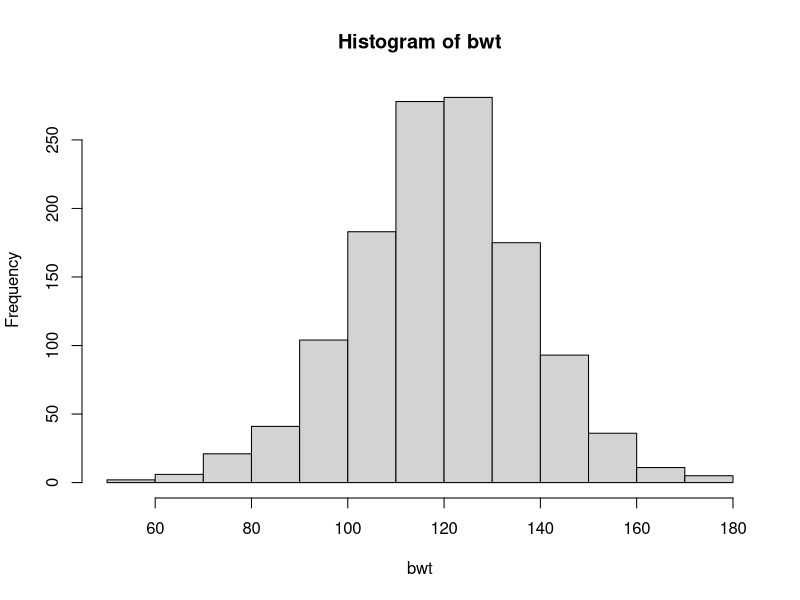
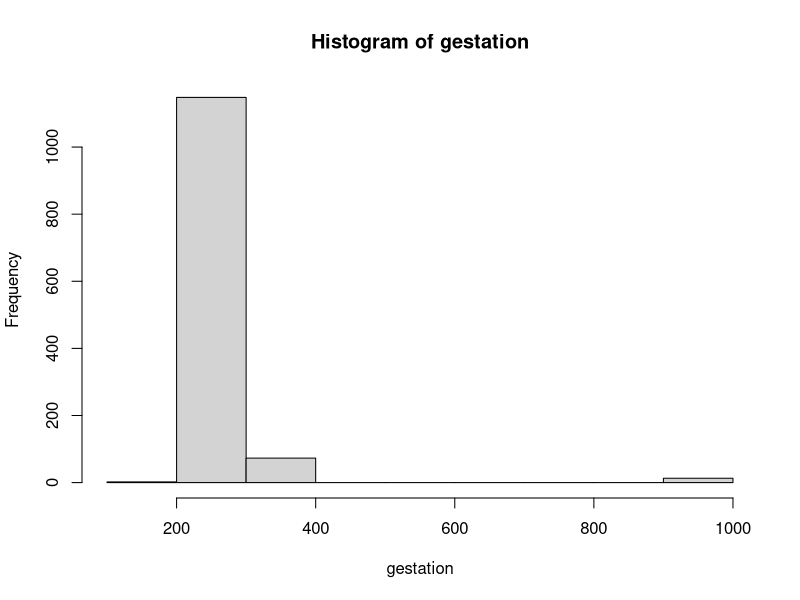
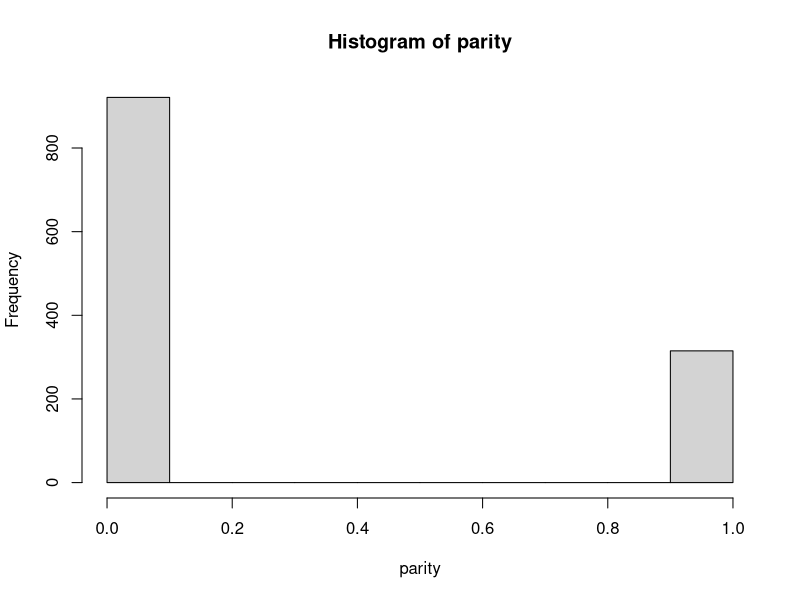
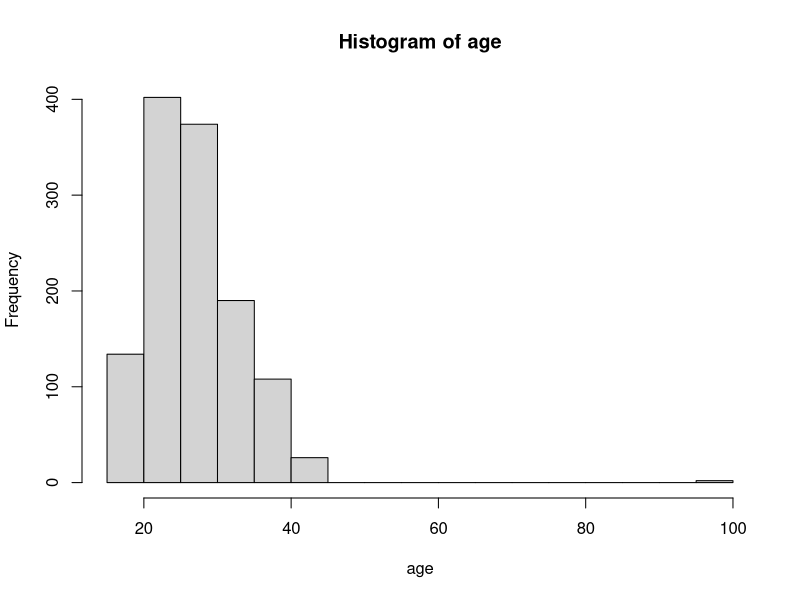
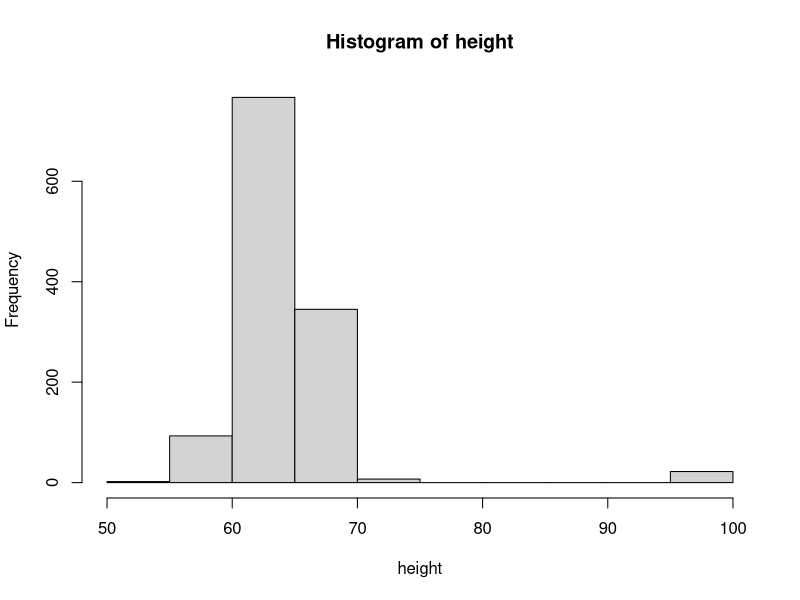
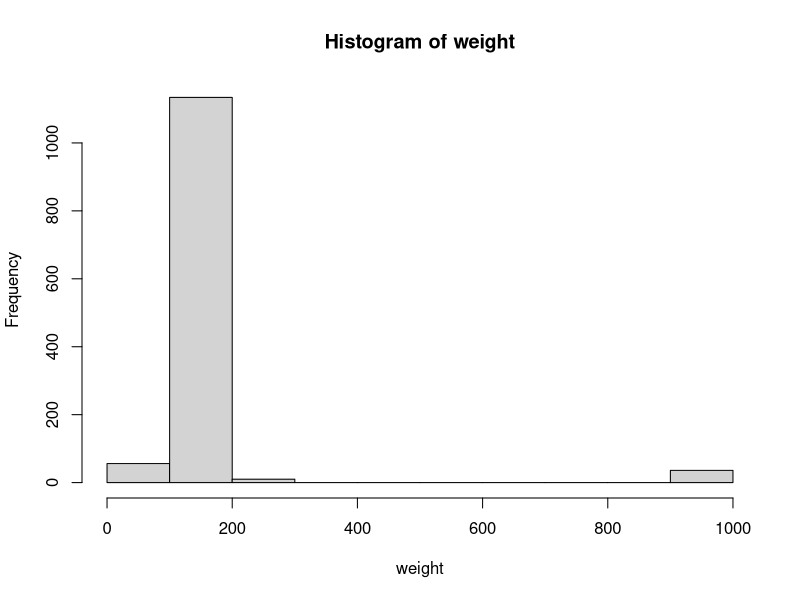
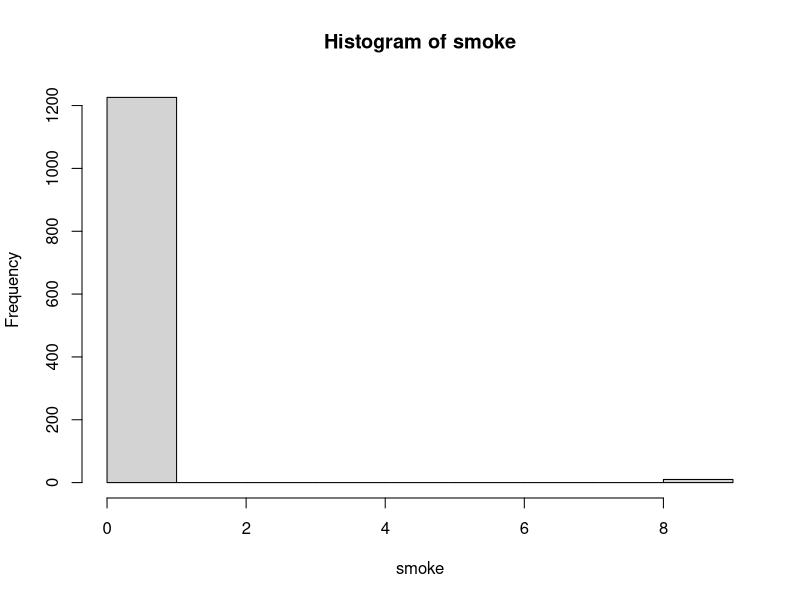

Generate these figures, in order, with R: (Note: this script raises an error after producing the figures.)
setwd("/Users/aries_zzw/Documents/STAT215B/Assignment 1/")
babies <- read.table("babies.data", header=T) #Load the data as a data frame

# Prepare the data
# Figure out the missing values
attach(babies)
hist(bwt)
summary(bwt) #bwt is OK
hist(gestation) #Large value at ~1000
summary(gestation) #999 represents the missing value
babies$gestation[babies$gestation==999] <- NA
hist(parity)
summary(parity) #parity is OK
hist(age) #Large value at ~100
summary(age) #99 represents the missing value
babies$age[babies$age==99] <- NA
hist(height) #Large value at ~100
summary(height) #99 represents the missing value
babies$height[babies$height==99] <- NA
hist(weight) #Large value at ~1000
summary(weight) #999 represents the missing value
babies$weight[babies$weight==999] <- NA
hist(smoke) #Large value at ~9
summary(smoke) #9 represents the missing value
babies$smoke[babies$smoke==9] <- NA
detach(babies)
# Missing values are all replaced by NA

# Descriptive statistics or graphs
# Histograms of all variables
attach(babies)
png("Figure1.png", 1700, 800)
par(mfrow=c(2,4), mar=c(5,5,2,3), cex=1.6, cex.lab=1.2)
hist(bwt, freq=F, main="Histogram of Newborn Weights", xlab="Newborn Weight (Ounce)")
hist(gestation, freq=F, main="Histogram of Pregnancy Lengths", xlab="Pregnancy Length (Day)")
hist(as.numeric(parity), freq=F, main="Histogram of Parity", xlab="Parity")
hist(age, freq=F, main="Histogram of Mother's Ages", xlab="Mother's Age at Conception (Year)")
hist(height, freq=F, main="Histogram of Mother's Heights", xlab="Mother's Height (Inch)")
hist(weight, freq=F, main="Histogram of Mother's Weights", xlab="Mother's Weight (Pound)")
hist(as.numeric(smoke), freq=F, main="Histogram of Mother's Smoke", xlab="Mother's Smoke")
dev.off()
# Pairwise plots
panel.correlation <- function(x, y) {
	par(usr=c(0,1,0,1)) #Set the extremes of the coordinates
	a <- c(which(is.na(x)==T), which(is.na(y)==T))
	if(length(a)>0) {x <- x[-a]; y <- y[-a]}
	cor.output <- format(cor(x, y), digits=2)
	text(0.5, 0.5, cor.output, cex=4)
} #Plot the correlation values in the lower panel
panel.point <- function(x, y){
	points(x, y, pch=20, col=8, cex=2)
} #Plot the scattered plots in the upper panel
png("Figure2.png", 1200, 1200)
par(cex.axis=2)
pairs(babies, lower.panel=panel.correlation, upper.panel=panel.point, cex.labels=4, gap=1)
dev.off()

# Convert parity and smoke from numeric values to factors
babies[,3] <- as.factor(babies[,3]) #parity
babies[,7] <- as.factor(babies[,7]) #smoke
summary(babies)
detach(babies); attach(babies)

# Claim 1
# 1.1
png("Figure3.png", 1200, 600)
par(mfrow=c(1,2), mar=c(5,5,2,3), cex=1.6, cex.lab=1.3)
boxplot(gestation[smoke==1], gestation[smoke==0], col=c(2, 5), names=c("Smoking", "Non-Smoking"), range=0, main="Boxplot of Pregnancy Lengths", cex.axis=1.3, cex.main=1.5)
hist(gestation[smoke==1], freq=F, main="Histogram of Pregnancy Lengths", xlab="Pregnancy Length (Day)", xlim=c(140, 360), breaks=20, col="#FF000050", cex.main=1.5)
hist(gestation[smoke==0], freq=F, add=T, breaks=30, col="#00FFFF50")
legend("topleft", pch=15, col=c("#FF000080", "#00FFFF"), c("Smoking Mothers", "Non-Smoking Mothers"))
dev.off()
# 1.2
premature <- rep(0, nrow(babies)) #Create a vector for premature birth
premature[gestation<252] <- 1 #Birth prior to the 37th week (36 weeks=252 days) is premature
premature[is.na(gestation)==T] <- NA #Missing value in gestation should be denoted as NA
premature <- as.factor(premature) #Factorize the premature argument
babies <- cbind(babies, premature) #Add the factor to the data frame
table.s.p <- table(smoke, premature) #Create a talbe for comparison
dimnames(table.s.p)[[1]] <- c("No", "Yes")
dimnames(table.s.p)[[2]] <- c("No", "Yes")
# 1.3
png("Figure4.png", 800, 800)
par(cex.lab=2.4, cex.main=2.4)
mosaicplot(table.s.p, color=c(0,8), xlab="Smoking", ylab="Premature Birth", cex.axis=1.8, main="Comparison between Smoking and Premature Birth") # Mosaic plot
dev.off()
# 1.4
chisq.test(table.s.p)$p.value #Chi-squared test, p-value=0.753
fisher.test(table.s.p)$p.value #Fisher's exact test, p-value=0.683
# 1.5
gest.s <- gestation[which(smoke==1)]
gest.n <- gestation[which(smoke==0)]
mean(gest.s, na.rm=T); mean(gest.n, na.rm=T)# 278.0 for smokers and 280.2 for non-smokers 
# Check normality for t-test
png("Figure5.png", 1600, 800)
par(mfrow=c(1,2), mar=c(5,6,5,3), cex.lab=2, cex.axis=2, cex.main=2.2)
qqnorm(gest.s, pch=19, main="Q-Q Plot of Pregnancy Lengths of Smoking Mothers")
qqline(gest.s, lwd=2, col=2) #bwt of smoke mothers satify the normal distribution
qqnorm(gest.n, pch=19, main="Q-Q Plot of Pregnancy Lengths of Non-Smoking Mothers")
qqline(gest.n, lwd=2, col=2) #bwt of smoke mothers deviate from the normal distribution
dev.off()
var(gest.s, na.rm=T); var(gest.n, na.rm=T) #Variances are different for the two categories
t.test(gest.s, gest.n, alternative="less")$p.value #t-test, 0.008
wilcox.test(gest.s, gest.n, alternative="less")$p.value #wilcox-test, 0.0004
# 1.6

# Claim 2
# 2.1
bwt.s <- bwt[which(smoke==1)]
bwt.n <- bwt[which(smoke==0)]
dif.s <- mean(bwt.n) - mean(bwt.s) #Difference between avg bwt between non-smoking and smoking mothers, 8.94
bwt.f <- bwt[which(parity==1)]
bwt.nf <- bwt[which(parity==0)]
dif.f <- mean(bwt.nf) - mean(bwt.f) #Difference between avg bwt between non-first-borns and first-borns, 1.93
table.s.f <- table(smoke, parity)
var1 <- var(bwt.s)/length(bwt.s) + var(bwt.n)/length(bwt.n) + var(bwt.f)/length(bwt.f) + var(bwt.nf)/length(bwt.nf)
var2 <- 2*(-table.s.f[1,1]/(length(bwt.n)*length(bwt.nf)) + table.s.f[1,2]/(length(bwt.n)*length(bwt.f)) + table.s.f[2,1]/(length(bwt.s)*length(bwt.nf)) - table.s.f[2,2]/(length(bwt.s)*length(bwt.f)))*var(bwt)
var.s.f <- var1 + var2 #variance of differences in average difference
stat.s.f <- (dif.s-dif.f)/sqrt(var.s.f) #Wald test statistic 4.50
2*pnorm(-abs(stat.s.f)) #Two-sided p-value, 6.8E-6
# 2.2
tall <- rep(0, nrow(babies))
tall[height>median(height, na.rm=T)] <- 1
tall[is.na(height)==T] <- NA
tall <- as.factor(tall) #Divide the mothers into tall and short based on the median height
bwt.t <- bwt[which(tall==1)]
bwt.nt <- bwt[which(tall==0)]
dif.t <- mean(bwt.t) - mean(bwt.nt) #Difference between avg bwt between tall and short mothers, 5.98
table.s.t <- table(smoke, tall)
var1 <- var(bwt.s)/length(bwt.s) + var(bwt.n)/length(bwt.n) + var(bwt.t)/length(bwt.t) + var(bwt.nt)/length(bwt.nt)
var2 <- 2*(table.s.t[1,1]/(length(bwt.n)*length(bwt.nt)) - table.s.t[1,2]/(length(bwt.n)*length(bwt.t)) - table.s.t[2,1]/(length(bwt.s)*length(bwt.nt)) + table.s.t[2,2]/(length(bwt.s)*length(bwt.t)))*var(bwt)
var.s.t <- var1 + var2 #variance of differences in average difference
stat.s.t <- (dif.s-dif.t)/sqrt(var.s.t) #Wald test statistic 1.97
2*pnorm(-abs(stat.s.t)) #Two-sided p-value, 0.049
# 2.3
heavy <- rep(0, nrow(babies))
heavy[weight>median(weight, na.rm=T)] <- 1
heavy[is.na(weight)==T] <- NA
heavy <- as.factor(heavy) #Divide the mothers into heavy and light based on the median weight
bwt.h <- bwt[which(heavy==1)]
bwt.nh <- bwt[which(heavy==0)]
dif.h <- mean(bwt.h) - mean(bwt.nh) #Difference between avg bwt between heavy and light mothers, 5.28
table.s.h <- table(smoke, heavy)
var1 <- var(bwt.s)/length(bwt.s) + var(bwt.n)/length(bwt.n) + var(bwt.h)/length(bwt.h) + var(bwt.nh)/length(bwt.nh)
var2 <- 2*(table.s.h[1,1]/(length(bwt.n)*length(bwt.nh)) - table.s.h[1,2]/(length(bwt.n)*length(bwt.h)) - table.s.h[2,1]/(length(bwt.s)*length(bwt.nh)) + table.s.h[2,2]/(length(bwt.s)*length(bwt.h)))*var(bwt)
var.s.h <- var1 + var2 #variance of differences in average difference
stat.s.h <- (dif.s-dif.h)/sqrt(var.s.h) #Wald test statistic 2.53
2*pnorm(-abs(stat.s.h)) #Two-sided p-value, 0.011
# 2.4
png("Figure6.png", 1200, 1200)
par(mfrow=c(2,2), mar=c(5,5,3,3), cex=1.8, cex.lab=1.3, cex.main=1.3)
hist(bwt.s, freq=F, breaks=20, main="Histogram of Newborn Weights", xlab="Newborn Weights (Ounce)", xlim=c(50, 180), ylim=c(0, 0.035), col="#FF000050")
hist(bwt.n, freq=F, breaks=20, add=T, col="#00FFFF50")
legend("topleft", pch=15, col=c("#FF000080", "#00FFFF"), c("Smoking Mothers", "Non-Smoking Mothers"))
hist(bwt.f, freq=F, breaks=20, main="Histogram of Newborn Weights", xlab="Newborn Weights (Ounce)", xlim=c(50, 180), ylim=c(0, 0.035), col="#FF000050")
hist(bwt.nf, freq=F, breaks=20, add=T, col="#00FFFF50")
legend("topleft", pch=15, col=c("#FF000080", "#00FFFF"), c("First-Borns", "Non-First-Borns"))
hist(bwt.t, freq=F, breaks=20, main="Histogram of Newborn Weights", xlab="Newborn Weights (Ounce)", xlim=c(50, 180), ylim=c(0, 0.035), col="#FF000050")
hist(bwt.nt, freq=F, breaks=20, add=T, col="#00FFFF50")
legend("topleft", pch=15, col=c("#FF000080", "#00FFFF"), c("Tall Mothers", "Short Mothers"))
hist(bwt.h, freq=F, breaks=20, main="Histogram of Newborn Weights", xlab="Newborn Weights (Ounce)", xlim=c(50, 180), ylim=c(0, 0.035), col="#FF000050")
hist(bwt.nh, freq=F, breaks=20, add=T, col="#00FFFF50")
legend("topleft", pch=15, col=c("#FF000080", "#00FFFF"), c("Heavy Mothers", "Light Mothers"))
dev.off()
png("Figure7.png", 1200, 1200)
par(mfrow=c(2,2), mar=c(5,5,5,3), cex=1.2)
boxplot(bwt.s, bwt.n, col=c(2, 5), names=c("Smoking", "Non-Smoking"), main="Boxplot of Newborn Weights", cex.axis=1.8, cex.main=1.8, pch=19)
boxplot(bwt.f, bwt.nf, col=c(2, 5), names=c("First-Born", "Non-First-Born"), main="Boxplot of Newborn Weights", cex.axis=1.8, cex.main=1.8, pch=19)
boxplot(bwt.t, bwt.nt, col=c(2, 5), names=c("Tall", "Short"), main="Boxplot of Newborn Weights", cex.axis=1.8, cex.main=1.8, pch=19)
boxplot(bwt.h, bwt.nh, col=c(2, 5), names=c("Heavy", "Light"), main="Boxplot of Newborn Weights", cex.axis=1.8, cex.main=1.8, pch=19)
dev.off()
# 2.5
fit1 <- lm(bwt~height+weight+parity, subset=(is.na(smoke)==F))
summary(fit1)
# 2.6
fit2 <- lm(bwt~height+weight+parity+smoke)
summary(fit2)
# Plot the residuals over fitted values and make the Q-Q plots for residuals
png("Figure8.png", 1500, 800)
par(mfrow=c(1,2), mar=c(5,5,3,3), cex=1.5, cex.lab=1.5, cex.axis=1.5, cex.main=1.8)
plot(x=fit1$fitted.values, y=fit1$residuals, pch=20, xlab="Fitted Values", ylab="Residuals", main="Residuals of Fit without Smoking")
abline(h=2*c(sd(fit1$residuals), -sd(fit1$residuals)), lwd=2, lty=2)
plot(x=fit2$fitted.values, y=fit2$residuals, pch=20, xlab="Fitted Values", ylab="Residuals", main="Residuals of Fit with Smoking")
abline(h=2*c(sd(fit2$residuals), -sd(fit2$residuals)), lwd=2, lty=2)
dev.off()
# ANOVA
anova(fit1)
anova(fit2)
anova(fit1, fit2)